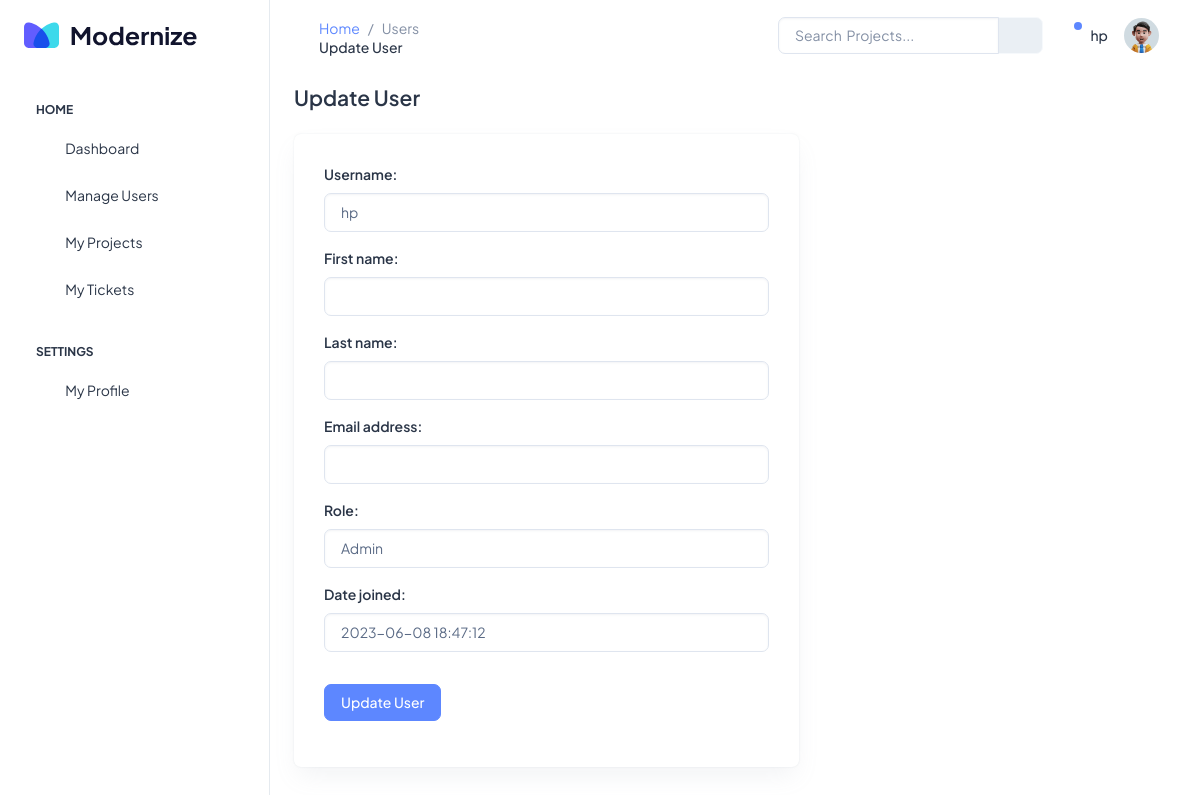
The app's page /users/1/update (signed in), older data.
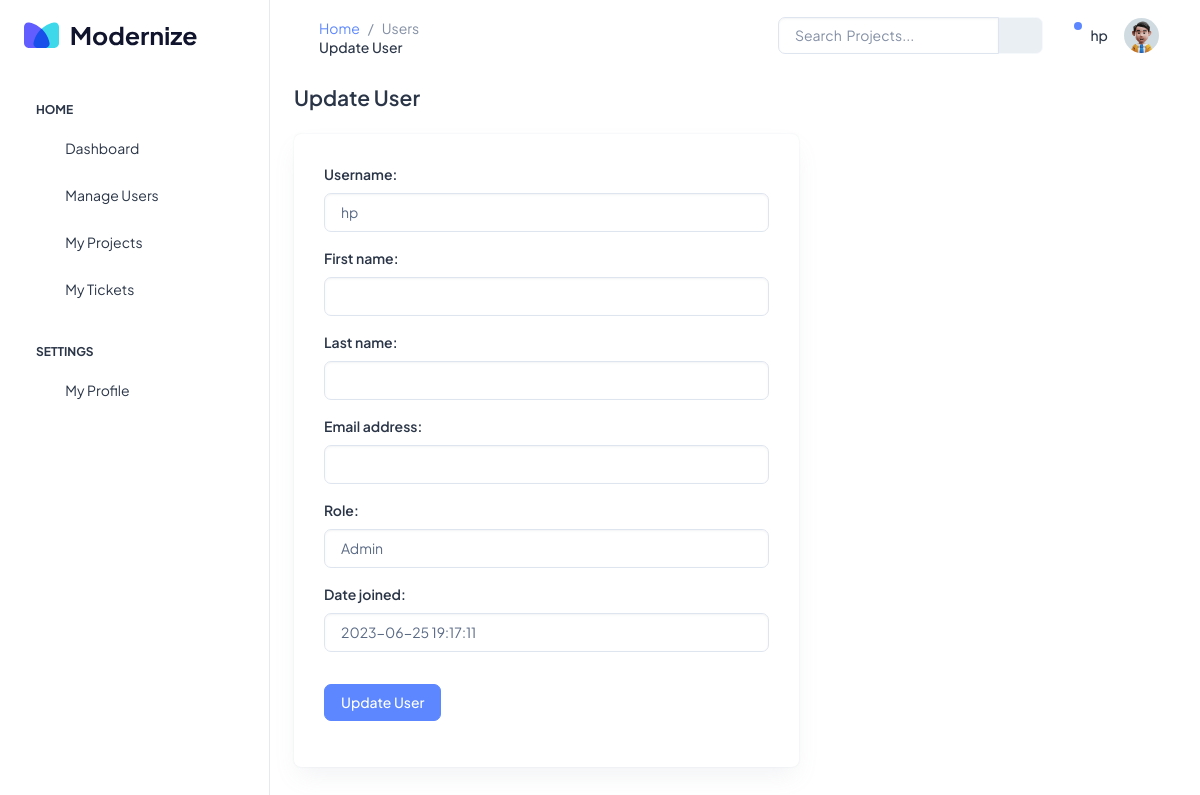
The same page, newer data.
### users/models.py (models this page shows)
class User(AbstractUser):
    ROLE_CHOICES = (
        ("Developer", "Developer"),
        ("Project Manager", "Project Manager"),
        ("Submitter", "Submitter"),
        ("Admin", "Admin"),
    )
    role = models.CharField(
        max_length=40, default="Developer", choices=ROLE_CHOICES, blank=True, null=True
    )

### users/views.py (the view, shortened to what this page needs)
# urls.py: path("<int:pk>/update", views.UserUpdateView.as_view(), name="update_user"),
class UserUpdateView(
    LoginRequiredMixin, PermissionRequiredMixin, SuccessMessageMixin, UpdateView
):
    login_url = "users/login"
    redirect_field_name = "users/update"
    permission_required = "users.add_user"
    model = User
    template_name = "users/update_user.html"
    form_class = UserUpdateForm
    success_url = "/users"
    success_message = "User successfully Updated!!!!"

### users/forms.py
class UserUpdateForm(forms.ModelForm):
    class Meta:
        model = User
        fields = ("username", "first_name", "last_name", "email", "role", "date_joined")
    def __init__(self, *args, **kwargs):
        super(UserUpdateForm, self).__init__(*args, **kwargs)
        for visible in self.visible_fields():
            visible.field.widget.attrs["class"] = "form-control"

### users/templates/users/update_user.html
{% extends 'base.html' %}
{% load static %}
{% block title %} Users {% endblock title %}
{% block subtitle %} Update User {% endblock subtitle %}
{% block content %}
<div class="row">
    <div class="col-md-7">
        <h4 class="fw-semibold mb-4">Update User</h4>
        <div class="card">
            <div class="card-body">
                <form method="POST" action="{% url 'update_user' user.id %}">
                    {% csrf_token %} {% for field in form %}
                    <div
                        class="form-group mb-3 {% if field.errors %} errors {% endif %}"
                    >
                        <label for="exampleFormControlInput1" class="form-label"
                            >{{ field.label_tag }}</label
                        >
                        {{ field }} {{ field.errors }}
                    </div>
                    {% endfor %}
                    <button class="btn btn-primary my-3" type="submit">
                        Update User
                    </button>
                </form>
            </div>
        </div>
    </div>
</div>
{% endblock content %}

### templates/base.html (shortened to what the changed rows need)
{% load static %}
<html lang="en">
    <head>
        <link rel="stylesheet" href={% static "/css/styles.min.css" %} />
    </head>
    <body>
        <div
            class="page-wrapper"
            id="main-wrapper"
            data-layout="vertical"
            data-navbarbg="skin6"
            data-sidebartype="full"
            data-sidebar-position="fixed"
            data-header-position="fixed"
        >
            <div class="body-wrapper">
                <header class="app-header">
                    <nav class="navbar navbar-expand-lg navbar-light">
                        <div
                            class="navbar-collapse justify-content-end px-0"
                            id="navbarNav"
                        >
                            <ul
                                class="navbar-nav flex-row ms-auto align-items-center justify-content-end"
                            >
                                <li>
                                    <div class="input-group me-3">
                                    </div>
                                </li>
                                <li class="nav-item dropdown">
                                    <a
                                        class="nav-link nav-icon-hover"
                                        href="javascript:void(0)"
                                        id="drop2"
                                        data-bs-toggle="dropdown"
                                        aria-expanded="false"
                                    >
                                    </a>
                                </li>
                                <h6 class="pt-2">{{user.username}}</h6>
                                <li class="nav-item dropdown">
                                    <a
                                        class="nav-link nav-icon-hover"
                                        href="javascript:void(0)"
                                        id="drop2"
                                        data-bs-toggle="dropdown"
                                        aria-expanded="false"
                                    >
                                    </a>
                                </li>
                            </ul>
                        </div>
                    </nav>
                </header>
                <div class="container-fluid">
                    {% block content %}
                    {% endblock content %}
                </div>
            </div>
        </div>
    </body>
</html>

Row changes from the older to the newer data that the page shows:
changed User "hp": date_joined "2023-06-08 18:47:12" → "2023-06-25 19:17:11"
